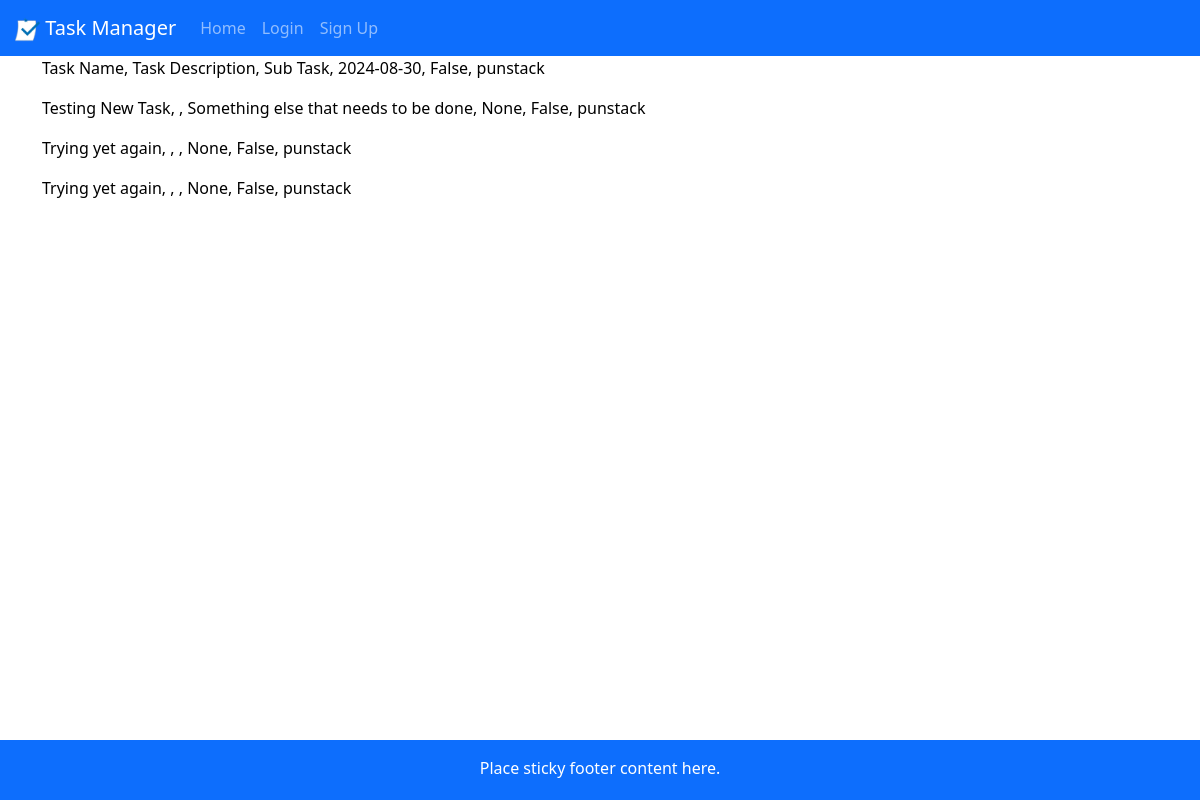
Before: /view with the older database file.
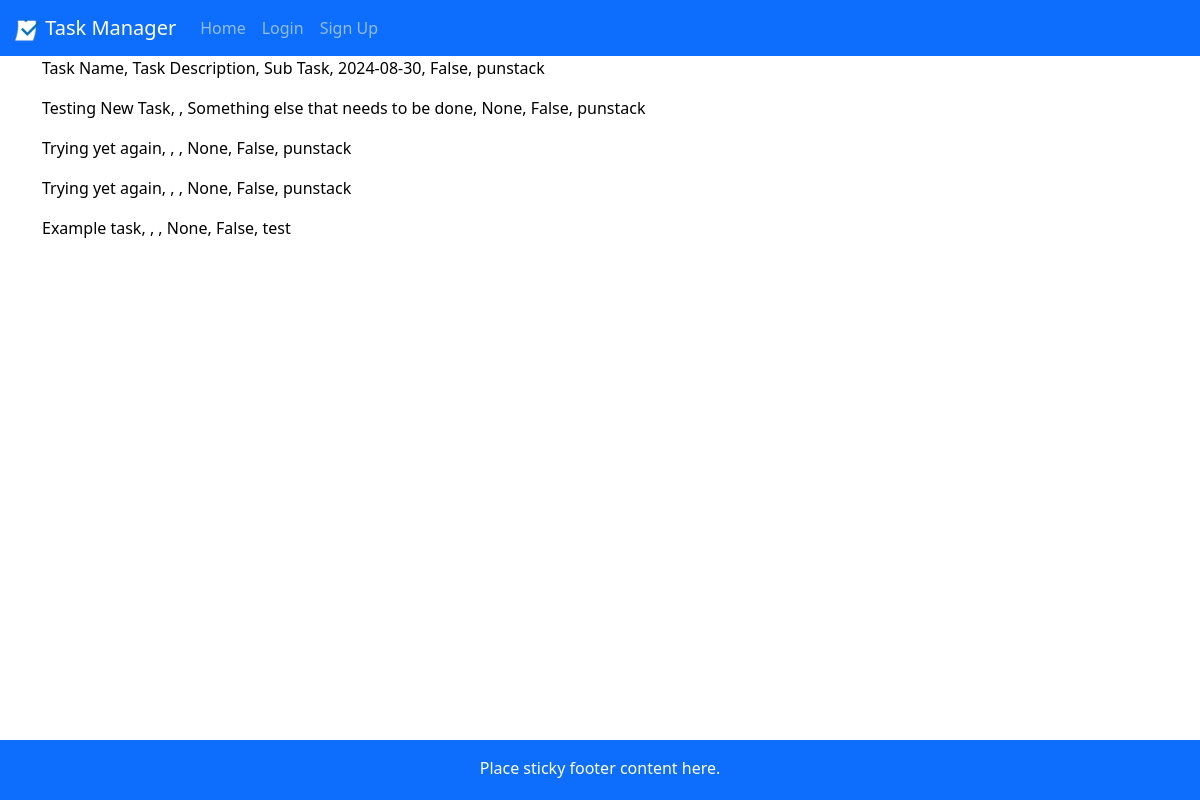
After: the same page with the newer database file.
### app.py (models this page shows, shortened)
class Task(db.Model):
    __tablename__ = 'Task'
    id = db.Column(db.Integer, primary_key = True)
    title = db.Column(db.String(100), nullable = False)
    description = db.Column(db.String(200), default = None)
    checklist_item = db.Column(db.String(100), default = None)
    due_date = db.Column(db.Date, default = None)
    completed = db.Column(db.Boolean, default = False)
    user = db.Column(db.String(20), nullable = False) # matches user in "User" class

### app.py (the view)
@app.route("/view")
def view():
    return render_template("view.html", values=Task.query.all())

### templates/view.html
{% extends "layout.html" %}
{% block content %}
{% for item in values %}
<p>{{item.title}}, {{item.description}}, {{item.checklist_item}}, {{item.due_date}}, {{item.completed}}, {{item.user}}</p>
{% endfor %}
{% endblock %}

### templates/layout.html (shortened to what this page needs)
<!doctype html>
<html lang="en">
  <head>
    <link rel="stylesheet" href="https://cdn.jsdelivr.net/npm/bootstrap@5.3.0-alpha1/dist/css/bootstrap.min.css">
    <link rel="stylesheet" type="text/css" href="{{ url_for('static', filename='style.css') }}">
  </head>
  <body>
    <nav class="navbar navbar-expand-lg navbar-dark bg-primary text-center">
        <a class="navbar-brand" href="/"><img src="{{ url_for('static', filename='task_manager_logo.png') }}" alt="Task Manager Logo" width="25" height="25">  Task Manager</a>
        <div class="collapse navbar-collapse" id="navbarText">
          <ul class="navbar-nav mr-auto">
            <li class="nav-item">
              <a class="nav-link {% block home_status %}{% endblock %}" href="/">Home</a>
            </li>
            {% if session.get("user") %}
              <li class="nav-item">
                <a class="nav-link {% block add_status %}{% endblock %}" href="/add-task">Add Task</a>
              </li>
              <li class="nav-item">
                <a class="nav-link" href="{{url_for("user_page", user = session["user"])}}">My Profile</a>
              </li>
              <li class="nav-item">
                <a class="nav-link" href="/logout">Log Out</a>
              </li>
            {% else %}
              <li class="nav-item">
                <a class="nav-link {% block login_status %}{% endblock %}" href="/login">Login</a>
              </li>
              <li class="nav-item">
                <a class="nav-link {% block signup_status %}{% endblock %}" href="/sign-up">Sign Up</a>
              </li>
            {% endif %}
          </ul>
        </div>
    </nav>
    <main class="flex-shrink-0">
      <div class="container">
        {% block content %}
        {% endblock %}
      </div>
    </main>
    <footer class="footer fixed-bottom mt-auto py-3 bg-primary">
      <div class="container">
        <span>Place sticky footer content here.</span>
      </div>
    </footer>
  </body>
</html>

### static/style.css (style rules this page uses)
body { min-height: 100vh; display: flex; flex-direction: column; color: #000000 }
main { flex: 1; }
.navbar-brand { margin-left:15px !important; }
.footer { width: 100%; height: 60px; }
.footer .container { text-align: center; color: #ffffff }

### templates/layout.html (style rules this page uses)
html, body { height: 100%; margin: 0; }
body { display: flex; flex-direction: column; }
main { flex: 1; }
.footer { padding: 1rem; text-align: center; }

Changed rows visible on the page:
added Task: title "Example task", due_date "None", completed "False", user "test"
